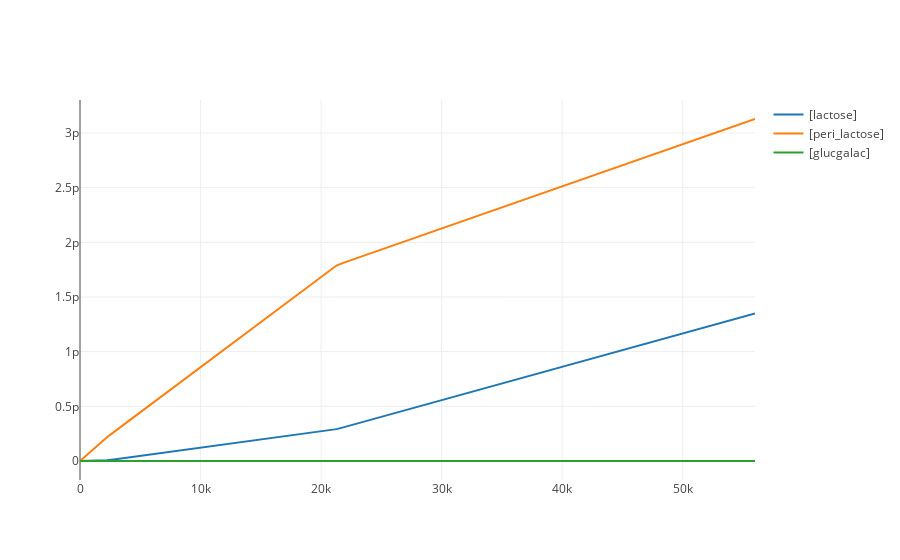

The cell this chart's notebook holds for it:
### Code cell
LacPath.reset()
LacPath.simulate(start = 0., end = 5.6e4, steps = 100, selections = ['time', "[lactose]","[peri_lactose]","[glucgalac]"]) 
#LacPath.plot(lactose)
#m = LacPath.simulate (0, 50, 100, ["lactose", "peri_lactose"]);
LacPath.plot()

LacPath.steadyStateSelections = ['[lactose]',"J34"]
values = LacPath.getSteadyStateValues()
selections = LacPath.steadyStateSelections
print(values)
print(selections)

S1 = np.linspace(0,10,1)
